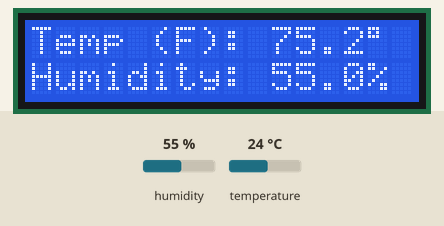
The sketch below on a simulated Arduino Uno, built with avr-gcc and run on an emulated ATmega328P. Shown: 16×2 character LCD. The inputs (shaded band) are chosen by the test bench; at power-on: humidity 55 %, temperature 24 °C. What the sketch prints to the serial monitor is not drawn.

Above: at 5.6 s.
5.7 s: humidity set to 22 %
At 11.2 s:
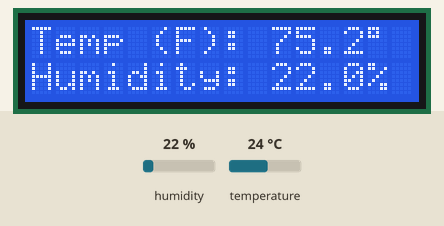
11.5 s: temperature set to 12 °C
At 16.2 s:
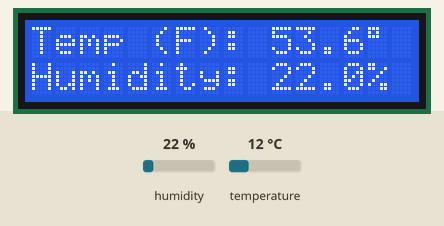
18.0 s: humidity set to 40 %
At 21.2 s:
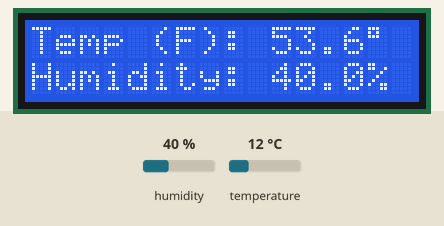
23.0 s: temperature set to 19 °C
At 26.2 s:
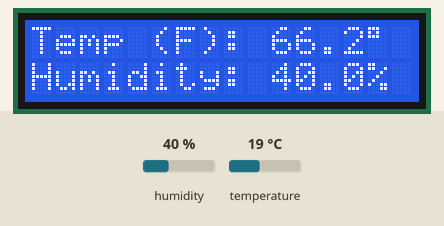
Timing chart, 0 to 27.5 s (numbered marks = the images above; inputs shaded):
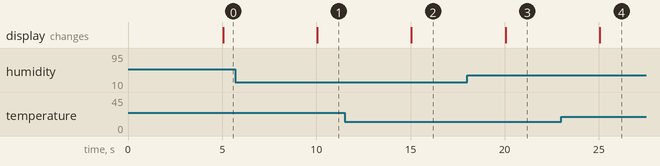

The sketch:

test_integ_5.ino
```cpp
/*
Project: I2C LCD Backpack Arduino Experiment
By: T.K.Hareendran/TechNode Protolabz
For: https://www.electroschematics.com
Includes: Library from https://bitbucket.org/fmalpartida/new-liquidcrystal/downloads*
Hardware/Controller: See article
Software/Sketch: Precisely adapted – Ref: Internet
Date: December 2015
*/
#include "Wire.h" // For I2C
#include "LCD.h" // For LCD
#include "LiquidCrystal_I2C.h" // Added library*
#include "SparkFun_Si7021_Breakout_Library.h"  // Added lib for Si7021 Temp and Humid

/********************************************************************************************************************
 *                                             pre-dec for LiquidCrystal
********************************************************************************************************************/
//Set the pins on the I2C chip used for LCD connections
//ADDR,EN,R/W,RS,D4,D5,D6,D7
LiquidCrystal_I2C lcd(0x3F,2,1,0,4,5,6,7); // 0x27 is the default I2C bus address of the backpack-see article
/*******************************************************************************************************************/

/********************************************************************************************************************
 *                                         pre-dec for Si7021 Temp and Humid
*********************************************************************************************************************/
float humidity = 0;
float tempf = 0;

//Create Instance of HTU21D or SI7021 temp and humidity sensor and MPL3115A2 barrometric sensor
Weather sensor;
/********************************************************************************************************************/

/********************************************************************************************************************
 *                                                     PuTTy setup
*********************************************************************************************************************/
char response;
boolean quit = 0;
/********************************************************************************************************************/

/********************************************************************************************************************
 *                                                time interrupt setup
*********************************************************************************************************************/
unsigned long previousMillis = 0;
const long interval = 5000;
/********************************************************************************************************************/


void setup()
{
  // **********Serial for testing**********
  Serial.begin(9600);   // open serial over USB at 9600 baud
  //Initialize the I2C sensors and ping them
  sensor.begin();
  // **********Serial for testing**********


  // Set off LCD module
  lcd.begin (16,2); // 16 x 2 LCD module
  lcd.setBacklightPin(3,POSITIVE); // BL, BL_POL
  lcd.setBacklight(HIGH);

  // PuTTY setup
  //puTTy();
  puTTy_menu();
  getWeather();

}
void loop()
{
  unsigned long currentMillis = millis();

  if(currentMillis - previousMillis >= interval)
  {
    previousMillis = currentMillis;
    //Get readings from all sensors
    getWeather();
    lcd.home (); // Set cursor to 0,0
    lcd.print("Temp (F): "); // Custom text
    lcd.print(tempf,1); // the 1 indicates only one decimal to be printed
    lcd.print(char(223)); // adds the percent

    lcd.setCursor (0,1); // Go to home of 2nd line
    lcd.print("Humidity: ");
    lcd.print(humidity,1); // the 1 indicates only one decimal to be printed
    lcd.print("%");

    lcd.setBacklight(HIGH); // Backlight on
   // delay(5000); //reading every 5 seconds *commented out for testing

  }
  else
     puTTy();


/********************************************************************************************************************
*                                         void loop for Si7021 Temp and Humid
********************************************************************************************************************/
  //Get readings from all sensors
  //getWeather();
  //puTTy();

  //delay(1000);
/*******************************************************************************************************************/

/********************************************************************************************************************
*                                            void loop for LiquidCrystal
********************************************************************************************************************/
  /* lcd.home (); // Set cursor to 0,0
   lcd.print("Temp (F): "); // Custom text
   lcd.print(tempf,1); // the 1 indicates only one decimal to be printed
   lcd.print(char(223)); // adds the percent

   lcd.setCursor (0,1); // Go to home of 2nd line
   lcd.print("Humidity: ");
   lcd.print(humidity,1); // the 1 indicates only one decimal to be printed
   lcd.print("%");

   lcd.setBacklight(HIGH); // Backlight on
   delay(5000); //reading every 5 seconds *commented out for testing*/
/*******************************************************************************************************************/
}


/********************************************************************************************************************
*******************************************************************************************************************
*                                                   $$functions$$
*******************************************************************************************************************
********************************************************************************************************************/
//Si7021 Temp and Humid weather function
void getWeather()
{
  // Measure Relative Humidity from the HTU21D or Si7021
  humidity = sensor.getRH();

  // Measure Temperature from the HTU21D or Si7021
  tempf = sensor.getTempF();
  // Temperature is measured every time RH is requested.
  // It is faster, therefore, to read it from previous RH
  // measurement with getTemp() instead with readTemp()
}

//PuTTy menu function
void puTTy(void)
{
  // send data only when you receive data:
  if (Serial.available() > 0) {
    // read the incoming byte:
    response = char(Serial.read());

    // setup switch conditional statements
    if(!quit)
    {
      switch(response)
    {
      case 't':
      case 'T':
      {
        Serial.print("\n\r");
        Serial.print("\n\rTemperature: ");
        Serial.print(tempf,0);
        Serial.print(" degrees F");
        goto label_default;
        break;
      }
      case 'h':
      case 'H':
      {
        Serial.print("\n\r");
        Serial.print("\n\rRelative humidity: ");
        Serial.print(humidity,0);
        Serial.print("%");
        goto label_default;
        break;
      }
      case 'b':
      case 'B':
      {
        Serial.print("\n\r");
        Serial.print("\n\rTemperature: ");
        Serial.print(tempf,0);
        Serial.print(" degrees F, ");
        Serial.print("Relative humidity: ");
        Serial.print(humidity,0);
        Serial.print("%");
        goto label_default;
        break;
      }
      case '?':
      {
        Serial.print("\n\r");
        Serial.print("\n\r");
        puTTy_menu();
        break;
      }
      case 'x':
      case 'X':
      {
        Serial.print("\n\r");
        Serial.print("\n\rGoodbye!");
        goto label_exit;
        break;

      }
    label_default:
      default:
      {
        Serial.print("\n\r");
        Serial.print("\n\rChoice?");
        break;
      }
    label_exit:
      exit:
      {
       quit = 1;
      }

    }

    }

  }


  //Serial.print("Temp:");
  //Serial.print(tempf);
  //Serial.print("F, ");

  //Serial.print("Humidity:");
  //Serial.print(humidity);
  //Serial.println("%");
}

void puTTy_menu()
{
  Serial.print("Welcome to ETHOS\n\r");
  Serial.print("The Electronic Temperature & Humidity Observation System\n\r");
  Serial.print("\n\r");
  Serial.print("Your options:\n\r");
  Serial.print("  T  Request temperature\n\r");
  Serial.print("  H  Request relative humidity\n\r");
  Serial.print("  B  Request both temperature and relative humidity\n\r");
  Serial.print("  ?  Help (shows this menu)\n\r");
  Serial.print("  X  Exit\n\r");

  Serial.print("Choice? ");

}
```

Measured:
- after the input at 5.7 s, the display: changes after 4.3 s (image 1)
- after the input at 11.5 s, the display: changes after 3.6 s (image 2)
- after the input at 18.0 s, the display: changes after 2.1 s (image 3)
- after the input at 23.0 s, the display: changes after 2.1 s (image 4)
